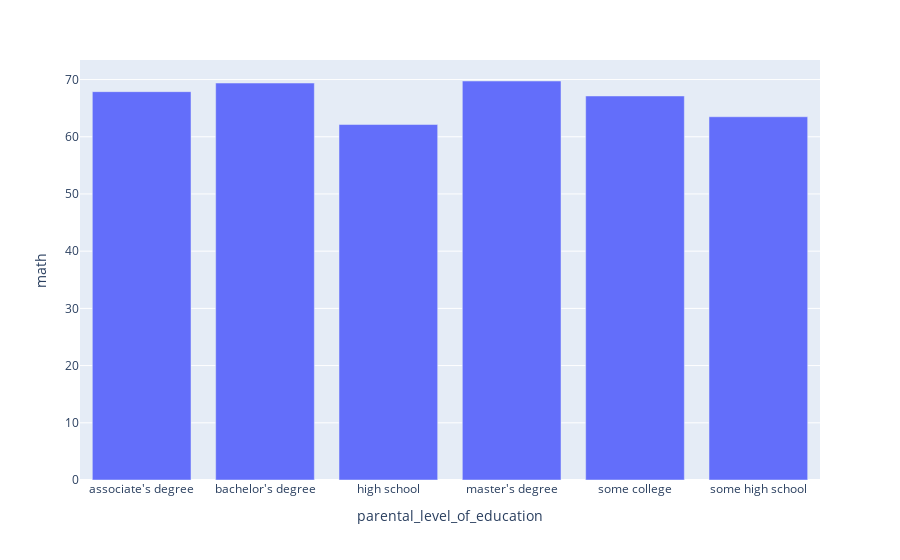

Notebook code cell kept with this figure:
### Code cell
px.bar(parental_data,x='parental_level_of_education',y='math')

### Figure 1 — Plotly figure (JSON) as saved in the notebook; plotly's stock layout.template omitted (floating-point values rounded to 4 significant figures)
{"data": [{"alignmentgroup": "True", "hovertemplate": "parental_level_of_education=%{x}<br>math=%{y}<extra></extra>", "legendgroup": "", "marker": {"color": "#636efa", "pattern": {"shape": ""}}, "name": "", "offsetgroup": "", "orientation": "v", "showlegend": false, "textposition": "auto", "type": "bar", "x": ["associate's degree", "bachelor's degree", "high school", "master's degree", "some college", "some high school"], "xaxis": "x", "y": [67.88, 69.39, 62.14, 69.75, 67.13, 63.5], "yaxis": "y"}], "layout": {"autosize": true, "barmode": "relative", "legend": {"tracegroupgap": 0}, "margin": {"t": 60}, "xaxis": {"anchor": "y", "autorange": true, "domain": [0, 1], "range": [-0.5, 5.5], "title": {"text": "parental_level_of_education"}, "type": "category"}, "yaxis": {"anchor": "x", "autorange": true, "domain": [0, 1], "range": [0, 73.42], "title": {"text": "math"}, "type": "linear"}}}
